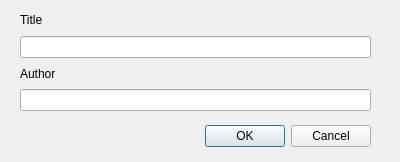
<?xml version="1.0" encoding="UTF-8"?>
<ui version="4.0">
 <class>AddBookDialog</class>
 <widget class="QDialog" name="AddBookDialog">
  <property name="geometry">
   <rect>
    <x>0</x>
    <y>0</y>
    <width>400</width>
    <height>162</height>
   </rect>
  </property>
  <property name="windowTitle">
   <string>Dialog</string>
  </property>
  <widget class="QDialogButtonBox" name="buttonBox">
   <property name="geometry">
    <rect>
     <x>20</x>
     <y>120</y>
     <width>351</width>
     <height>32</height>
    </rect>
   </property>
   <property name="orientation">
    <enum>Qt::Orientation::Horizontal</enum>
   </property>
   <property name="standardButtons">
    <set>QDialogButtonBox::StandardButton::Cancel|QDialogButtonBox::StandardButton::Ok</set>
   </property>
  </widget>
  <widget class="QWidget" name="verticalLayoutWidget">
   <property name="geometry">
    <rect>
     <x>20</x>
     <y>10</y>
     <width>351</width>
     <height>101</height>
    </rect>
   </property>
   <layout class="QVBoxLayout" name="verticalLayout">
    <item>
     <widget class="QLabel" name="label">
      <property name="text">
       <string>Title</string>
      </property>
     </widget>
    </item>
    <item>
     <widget class="QLineEdit" name="lineEdit"/>
    </item>
    <item>
     <widget class="QLabel" name="label_2">
      <property name="text">
       <string>Author</string>
      </property>
     </widget>
    </item>
    <item>
     <widget class="QLineEdit" name="lineEdit_2"/>
    </item>
   </layout>
  </widget>
 </widget>
 <resources/>
 <connections>
  <connection>
   <sender>buttonBox</sender>
   <signal>accepted()</signal>
   <receiver>AddBookDialog</receiver>
   <slot>accept()</slot>
   <hints>
    <hint type="sourcelabel">
     <x>248</x>
     <y>254</y>
    </hint>
    <hint type="destinationlabel">
     <x>157</x>
     <y>274</y>
    </hint>
   </hints>
  </connection>
  <connection>
   <sender>buttonBox</sender>
   <signal>rejected()</signal>
   <receiver>AddBookDialog</receiver>
   <slot>reject()</slot>
   <hints>
    <hint type="sourcelabel">
     <x>316</x>
     <y>260</y>
    </hint>
    <hint type="destinationlabel">
     <x>286</x>
     <y>274</y>
    </hint>
   </hints>
  </connection>
 </connections>
 <slots>
  <slot>validateAndAccept()</slot>
 </slots>
</ui>
